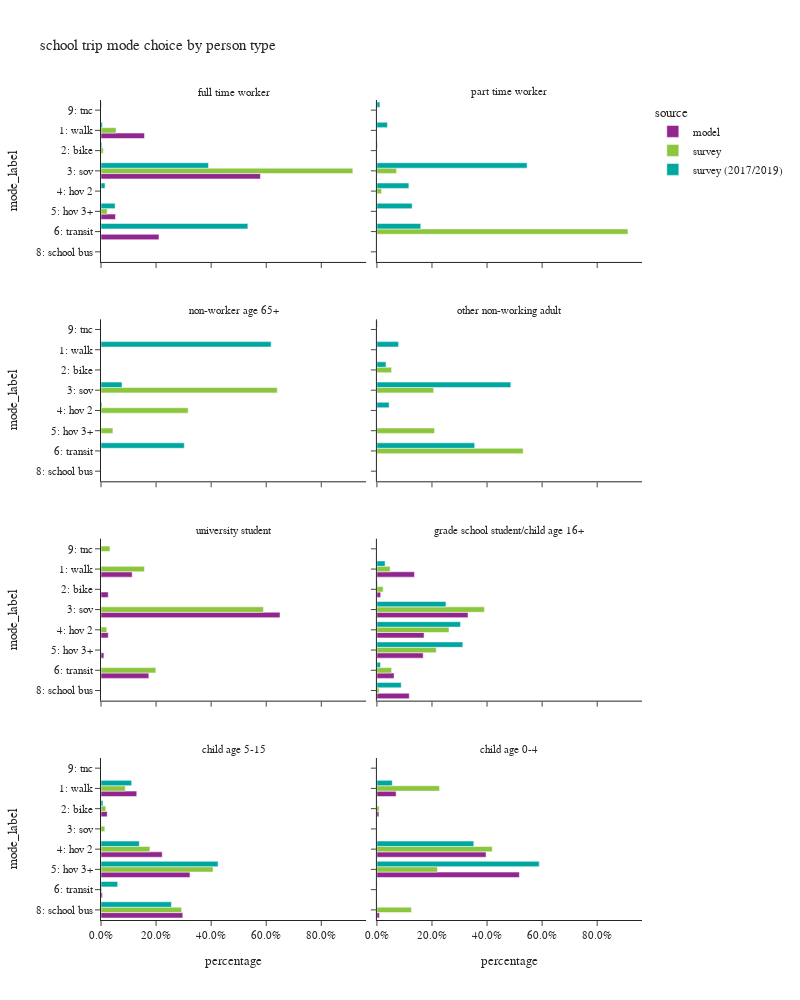

This figure's notebook cell:
### Code cell
plot_mode_choice(sc_trip,"pptyp_label",
                 {"pptyp_label":["full time worker","part time worker","non-worker age 65+","other non-working adult",
                                 "university student","grade school student/child age 16+","child age 5-15","child age 0-4"],
                  "mode_label":["1: walk","2: bike","3: sov","4: hov 2","5: hov 3+","6: transit",
                                   "8: school bus","9: other–survey only"]},
                  "person type",2,1000)

### Figure 1 — Plotly figure (JSON) as saved in the notebook; plotly's stock layout.template omitted (floating-point values rounded to 4 significant figures)
{"data": [{"alignmentgroup": "True", "customdata": [[3], [11], [1], [4]], "hovertemplate": "source=model<br>pptyp_label=full time worker<br>percentage=%{x}<br>mode_label=%{y}<br>sample count=%{customdata[0]}<extra></extra>", "legendgroup": "model", "marker": {"color": "#91268F", "pattern": {"shape": ""}}, "name": "model", "offsetgroup": "model", "orientation": "h", "showlegend": true, "textposition": "auto", "type": "bar", "x": [0.1579, 0.5789, 0.05263, 0.2105], "xaxis": "x7", "y": ["1: walk", "3: sov", "5: hov 3+", "6: transit"], "yaxis": "y7"}, {"alignmentgroup": "True", "customdata": [[43], [10], [247], [10], [4], [66]], "hovertemplate": "source=model<br>pptyp_label=university student<br>percentage=%{x}<br>mode_label=%{y}<br>sample count=%{customdata[0]}<extra></extra>", "legendgroup": "model", "marker": {"color": "#91268F", "pattern": {"shape": ""}}, "name": "model", "offsetgroup": "model", "orientation": "h", "showlegend": false, "textposition": "auto", "type": "bar", "x": [0.1132, 0.02632, 0.65, 0.02632, 0.01053, 0.1737], "xaxis": "x3", "y": ["1: walk", "2: bike", "3: sov", "4: hov 2", "5: hov 3+", "6: transit"], "yaxis": "y3"}, {"alignmentgroup": "True", "customdata": [[129], [13], [313], [162], [159], [59], [111]], "hovertemplate": "source=model<br>pptyp_label=grade school student/child age 16+<br>percentage=%{x}<br>mode_label=%{y}<br>sample count=%{customdata[0]}<extra></extra>", "legendgroup": "model", "marker": {"color": "#91268F", "pattern": {"shape": ""}}, "name": "model", "offsetgroup": "model", "orientation": "h", "showlegend": false, "textposition": "auto", "type": "bar", "x": [0.1364, 0.01374, 0.3309, 0.1712, 0.1681, 0.06237, 0.1173], "xaxis": "x4", "y": ["1: walk", "2: bike", "3: sov", "4: hov 2", "5: hov 3+", "6: transit", "8: school bus"], "yaxis": "y4"}, {"alignmentgroup": "True", "customdata": [[568], [99], [973], [1414], [22], [1300]], "hovertemplate": "source=model<br>pptyp_label=child age 5-15<br>percentage=%{x}<br>mode_label=%{y}<br>sample count=%{customdata[0]}<extra></extra>", "legendgroup": "model", "marker": {"color": "#91268F", "pattern": {"shape": ""}}, "name": "model", "offsetgroup": "model", "orientation": "h", "showlegend": false, "textposition": "auto", "type": "bar", "x": [0.1298, 0.02262, 0.2223, 0.3231, 0.005027, 0.2971], "xaxis": "x", "y": ["1: walk", "2: bike", "4: hov 2", "5: hov 3+", "6: transit", "8: school bus"], "yaxis": "y"}, {"alignmentgroup": "True", "customdata": [[38], [4], [216], [282], [5]], "hovertemplate": "source=model<br>pptyp_label=child age 0-4<br>percentage=%{x}<br>mode_label=%{y}<br>sample count=%{customdata[0]}<extra></extra>", "legendgroup": "model", "marker": {"color": "#91268F", "pattern": {"shape": ""}}, "name": "model", "offsetgroup": "model", "orientation": "h", "showlegend": false, "textposition": "auto", "type": "bar", "x": [0.06972, 0.007339, 0.3963, 0.5174, 0.009174], "xaxis": "x2", "y": ["1: walk", "2: bike", "4: hov 2", "5: hov 3+", "8: school bus"], "yaxis": "y2"}, {"alignmentgroup": "True", "customdata": [[2], [1], [4], [2]], "hovertemplate": "source=survey<br>pptyp_label=full time worker<br>percentage=%{x}<br>mode_label=%{y}<br>sample count=%{customdata[0]}<extra></extra>", "legendgroup": "survey", "marker": {"color": "#8CC63E", "pattern": {"shape": ""}}, "name": "survey", "offsetgroup": "survey", "orientation": "h", "showlegend": true, "textposition": "auto", "type": "bar", "x": [0.05465, 0.008411, 0.9145, 0.02239], "xaxis": "x7", "y": ["1: walk", "2: bike", "3: sov", "5: hov 3+"], "yaxis": "y7"}, {"alignmentgroup": "True", "customdata": [[1], [1], [2]], "hovertemplate": "source=survey<br>pptyp_label=part time worker<br>percentage=%{x}<br>mode_label=%{y}<br>sample count=%{customdata[0]}<extra></extra>", "legendgroup": "survey", "marker": {"color": "#8CC63E", "pattern": {"shape": ""}}, "name": "survey", "offsetgroup": "survey", "orientation": "h", "showlegend": false, "textposition": "auto", "type": "bar", "x": [0.07133, 0.0169, 0.9118], "xaxis": "x8", "y": ["3: sov", "4: hov 2", "6: transit"], "yaxis": "y8"}, {"alignmentgroup": "True", "customdata": [[2], [1], [1]], "hovertemplate": "source=survey<br>pptyp_label=non-worker age 65+<br>percentage=%{x}<br>mode_label=%{y}<br>sample count=%{customdata[0]}<extra></extra>", "legendgroup": "survey", "marker": {"color": "#8CC63E", "pattern": {"shape": ""}}, "name": "survey", "offsetgroup": "survey", "orientation": "h", "showlegend": false, "textposition": "auto", "type": "bar", "x": [0.6401, 0.3166, 0.04327], "xaxis": "x5", "y": ["3: sov", "4: hov 2", "5: hov 3+"], "yaxis": "y5"}, {"alignmentgroup": "True", "customdata": [[1], [3], [2], [1]], "hovertemplate": "source=survey<br>pptyp_label=other non-working adult<br>percentage=%{x}<br>mode_label=%{y}<br>sample count=%{customdata[0]}<extra></extra>", "legendgroup": "survey", "marker": {"color": "#8CC63E", "pattern": {"shape": ""}}, "name": "survey", "offsetgroup": "survey", "orientation": "h", "showlegend": false, "textposition": "auto", "type": "bar", "x": [0.0533, 0.2061, 0.2094, 0.5312], "xaxis": "x6", "y": ["2: bike", "3: sov", "5: hov 3+", "6: transit"], "yaxis": "y6"}, {"alignmentgroup": "True", "customdata": [[15], [13], [2], [17], [1]], "hovertemplate": "source=survey<br>pptyp_label=university student<br>percentage=%{x}<br>mode_label=%{y}<br>sample count=%{customdata[0]}<extra></extra>", "legendgroup": "survey", "marker": {"color": "#8CC63E", "pattern": {"shape": ""}}, "name": "survey", "offsetgroup": "survey", "orientation": "h", "showlegend": false, "textposition": "auto", "type": "bar", "x": [0.1578, 0.5898, 0.02086, 0.1991, 0.03251], "xaxis": "x3", "y": ["1: walk", "3: sov", "4: hov 2", "6: transit", "9: tnc"], "yaxis": "y3"}, {"alignmentgroup": "True", "customdata": [[6], [3], [30], [17], [9], [5], [8]], "hovertemplate": "source=survey<br>pptyp_label=grade school student/child age 16+<br>percentage=%{x}<br>mode_label=%{y}<br>sample count=%{customdata[0]}<extra></extra>", "legendgroup": "survey", "marker": {"color": "#8CC63E", "pattern": {"shape": ""}}, "name": "survey", "offsetgroup": "survey", "orientation": "h", "showlegend": false, "textposition": "auto", "type": "bar", "x": [0.04806, 0.02275, 0.3904, 0.2618, 0.2155, 0.05342, 0.00804], "xaxis": "x4", "y": ["1: walk", "2: bike", "3: sov", "4: hov 2", "5: hov 3+", "6: transit", "8: school bus"], "yaxis": "y4"}, {"alignmentgroup": "True", "customdata": [[57], [16], [4], [92], [137], [7], [125]], "hovertemplate": "source=survey<br>pptyp_label=child age 5-15<br>percentage=%{x}<br>mode_label=%{y}<br>sample count=%{customdata[0]}<extra></extra>", "legendgroup": "survey", "marker": {"color": "#8CC63E", "pattern": {"shape": ""}}, "name": "survey", "offsetgroup": "survey", "orientation": "h", "showlegend": false, "textposition": "auto", "type": "bar", "x": [0.08807, 0.01735, 0.01392, 0.1777, 0.4069, 0.003378, 0.2927], "xaxis": "x", "y": ["1: walk", "2: bike", "3: sov", "4: hov 2", "5: hov 3+", "6: transit", "8: school bus"], "yaxis": "y"}, {"alignmentgroup": "True", "customdata": [[14], [6], [42], [22], [2]], "hovertemplate": "source=survey<br>pptyp_label=child age 0-4<br>percentage=%{x}<br>mode_label=%{y}<br>sample count=%{customdata[0]}<extra></extra>", "legendgroup": "survey", "marker": {"color": "#8CC63E", "pattern": {"shape": ""}}, "name": "survey", "offsetgroup": "survey", "orientation": "h", "showlegend": false, "textposition": "auto", "type": "bar", "x": [0.2275, 0.008209, 0.419, 0.2199, 0.1254], "xaxis": "x2", "y": ["1: walk", "2: bike", "4: hov 2", "5: hov 3+", "8: school bus"], "yaxis": "y2"}, {"alignmentgroup": "True", "customdata": [[5], [2], [28], [4], [1], [12], [1]], "hovertemplate": "source=survey (2017/2019)<br>pptyp_label=full time worker<br>percentage=%{x}<br>mode_label=%{y}<br>sample count=%{customdata[0]}<extra></extra>", "legendgroup": "survey (2017/2019)", "marker": {"color": "#00A7A0", "pattern": {"shape": ""}}, "name": "survey (2017/2019)", "offsetgroup": "survey (2017/2019)", "orientation": "h", "showlegend": true, "textposition": "auto", "type": "bar", "x": [0.005415, 0.003422, 0.3903, 0.01463, 0.05124, 0.5333, 0.001685], "xaxis": "x7", "y": ["1: walk", "2: bike", "3: sov", "4: hov 2", "5: hov 3+", "6: transit", "9: tnc"], "yaxis": "y7"}, {"alignmentgroup": "True", "customdata": [[31], [8], [41], [6], [6], [45], [5]], "hovertemplate": "source=survey (2017/2019)<br>pptyp_label=part time worker<br>percentage=%{x}<br>mode_label=%{y}<br>sample count=%{customdata[0]}<extra></extra>", "legendgroup": "survey (2017/2019)", "marker": {"color": "#00A7A0", "pattern": {"shape": ""}}, "name": "survey (2017/2019)", "offsetgroup": "survey (2017/2019)", "orientation": "h", "showlegend": false, "textposition": "auto", "type": "bar", "x": [0.03836, 0.002053, 0.5453, 0.1161, 0.128, 0.1592, 0.01101], "xaxis": "x8", "y": ["1: walk", "2: bike", "3: sov", "4: hov 2", "5: hov 3+", "6: transit", "9: tnc"], "yaxis": "y8"}, {"alignmentgroup": "True", "customdata": [[3], [2], [2], [6]], "hovertemplate": "source=survey (2017/2019)<br>pptyp_label=non-worker age 65+<br>percentage=%{x}<br>mode_label=%{y}<br>sample count=%{customdata[0]}<extra></extra>", "legendgroup": "survey (2017/2019)", "marker": {"color": "#00A7A0", "pattern": {"shape": ""}}, "name": "survey (2017/2019)", "offsetgroup": "survey (2017/2019)", "orientation": "h", "showlegend": false, "textposition": "auto", "type": "bar", "x": [0.6179, 0.07627, 0.00329, 0.3026], "xaxis": "x5", "y": ["1: walk", "3: sov", "4: hov 2", "6: transit"], "yaxis": "y5"}, {"alignmentgroup": "True", "customdata": [[55], [16], [24], [13], [1], [59], [3]], "hovertemplate": "source=survey (2017/2019)<br>pptyp_label=other non-working adult<br>percentage=%{x}<br>mode_label=%{y}<br>sample count=%{customdata[0]}<extra></extra>", "legendgroup": "survey (2017/2019)", "marker": {"color": "#00A7A0", "pattern": {"shape": ""}}, "name": "survey (2017/2019)", "offsetgroup": "survey (2017/2019)", "orientation": "h", "showlegend": false, "textposition": "auto", "type": "bar", "x": [0.0787, 0.03297, 0.4863, 0.04433, 0.0004699, 0.3549, 0.002305], "xaxis": "x6", "y": ["1: walk", "2: bike", "3: sov", "4: hov 2", "5: hov 3+", "6: transit", "9: tnc"], "yaxis": "y6"}, {"alignmentgroup": "True", "customdata": [[16], [1], [27], [32], [16], [17], [14]], "hovertemplate": "source=survey (2017/2019)<br>pptyp_label=grade school student/child age 16+<br>percentage=%{x}<br>mode_label=%{y}<br>sample count=%{customdata[0]}<extra></extra>", "legendgroup": "survey (2017/2019)", "marker": {"color": "#00A7A0", "pattern": {"shape": ""}}, "name": "survey (2017/2019)", "offsetgroup": "survey (2017/2019)", "orientation": "h", "showlegend": false, "textposition": "auto", "type": "bar", "x": [0.02969, 0.002402, 0.2507, 0.3037, 0.312, 0.01308, 0.08843], "xaxis": "x4", "y": ["1: walk", "2: bike", "3: sov", "4: hov 2", "5: hov 3+", "6: transit", "8: school bus"], "yaxis": "y4"}, {"alignmentgroup": "True", "customdata": [[81], [14], [1], [142], [186], [41], [158]], "hovertemplate": "source=survey (2017/2019)<br>pptyp_label=child age 5-15<br>percentage=%{x}<br>mode_label=%{y}<br>sample count=%{customdata[0]}<extra></extra>", "legendgroup": "survey (2017/2019)", "marker": {"color": "#00A7A0", "pattern": {"shape": ""}}, "name": "survey (2017/2019)", "offsetgroup": "survey (2017/2019)", "orientation": "h", "showlegend": false, "textposition": "auto", "type": "bar", "x": [0.1115, 0.007229, 0.0004969, 0.1391, 0.4252, 0.06059, 0.2559], "xaxis": "x", "y": ["1: walk", "2: bike", "3: sov", "4: hov 2", "5: hov 3+", "6: transit", "8: school bus"], "yaxis": "y"}, {"alignmentgroup": "True", "customdata": [[16], [3], [89], [79], [6], [1]], "hovertemplate": "source=survey (2017/2019)<br>pptyp_label=child age 0-4<br>percentage=%{x}<br>mode_label=%{y}<br>sample count=%{customdata[0]}<extra></extra>", "legendgroup": "survey (2017/2019)", "marker": {"color": "#00A7A0", "pattern": {"shape": ""}}, "name": "survey (2017/2019)", "offsetgroup": "survey (2017/2019)", "orientation": "h", "showlegend": false, "textposition": "auto", "type": "bar", "x": [0.05584, 0.00102, 0.3518, 0.5895, 0.0009622, 0.0008924], "xaxis": "x2", "y": ["1: walk", "2: bike", "4: hov 2", "5: hov 3+", "6: transit", "8: school bus"], "yaxis": "y2"}], "layout": {"annotations": [{"font": {}, "showarrow": false, "text": "child age 5-15", "x": 0.245, "xanchor": "center", "xref": "paper", "y": 0.1975, "yanchor": "bottom", "yref": "paper"}, {"font": {}, "showarrow": false, "text": "child age 0-4", "x": 0.755, "xanchor": "center", "xref": "paper", "y": 0.1975, "yanchor": "bottom", "yref": "paper"}, {"font": {}, "showarrow": false, "text": "university student", "x": 0.245, "xanchor": "center", "xref": "paper", "y": 0.465, "yanchor": "bottom", "yref": "paper"}, {"font": {}, "showarrow": false, "text": "grade school student/child age 16+", "x": 0.755, "xanchor": "center", "xref": "paper", "y": 0.465, "yanchor": "bottom", "yref": "paper"}, {"font": {}, "showarrow": false, "text": "non-worker age 65+", "x": 0.245, "xanchor": "center", "xref": "paper", "y": 0.7325, "yanchor": "bottom", "yref": "paper"}, {"font": {}, "showarrow": false, "text": "other non-working adult", "x": 0.755, "xanchor": "center", "xref": "paper", "y": 0.7325, "yanchor": "bottom", "yref": "paper"}, {"font": {}, "showarrow": false, "text": "full time worker", "x": 0.245, "xanchor": "center", "xref": "paper", "y": 1.0, "yanchor": "bottom", "yref": "paper"}, {"font": {}, "showarrow": false, "text": "part time worker", "x": 0.755, "xanchor": "center", "xref": "paper", "y": 1.0, "yanchor": "bottom", "yref": "paper"}], "barmode": "group", "height": 1000, "legend": {"title": {"text": "source"}, "tracegroupgap": 0}, "title": {"text": "school trip mode choice by person type"}, "width": 800, "xaxis": {"anchor": "y", "domain": [0.0, 0.49], "tickformat": ".1%", "title": {"text": "percentage"}}, "xaxis2": {"anchor": "y2", "domain": [0.51, 1.0], "matches": "x", "tickformat": ".1%", "title": {"text": "percentage"}}, "xaxis3": {"anchor": "y3", "domain": [0.0, 0.49], "matches": "x", "showticklabels": false, "tickformat": ".1%"}, "xaxis4": {"anchor": "y4", "domain": [0.51, 1.0], "matches": "x", "showticklabels": false, "tickformat": ".1%"}, "xaxis5": {"anchor": "y5", "domain": [0.0, 0.49], "matches": "x", "showticklabels": false, "tickformat": ".1%"}, "xaxis6": {"anchor": "y6", "domain": [0.51, 1.0], "matches": "x", "showticklabels": false, "tickformat": ".1%"}, "xaxis7": {"anchor": "y7", "domain": [0.0, 0.49], "matches": "x", "showticklabels": false, "tickformat": ".1%"}, "xaxis8": {"anchor": "y8", "domain": [0.51, 1.0], "matches": "x", "showticklabels": false, "tickformat": ".1%"}, "yaxis": {"anchor": "x", "categoryarray": ["9: other–survey only", "8: school bus", "6: transit", "5: hov 3+", "4: hov 2", "3: sov", "2: bike", "1: walk"], "categoryorder": "array", "domain": [0.0, 0.1975], "title": {"text": "mode_label"}}, "yaxis2": {"anchor": "x2", "domain": [0.0, 0.1975], "matches": "y", "showticklabels": false}, "yaxis3": {"anchor": "x3", "categoryarray": ["9: other–survey only", "8: school bus", "6: transit", "5: hov 3+", "4: hov 2", "3: sov", "2: bike", "1: walk"], "categoryorder": "array", "domain": [0.2675, 0.465], "matches": "y", "title": {"text": "mode_label"}}, "yaxis4": {"anchor": "x4", "domain": [0.2675, 0.465], "matches": "y", "showticklabels": false}, "yaxis5": {"anchor": "x5", "categoryarray": ["9: other–survey only", "8: school bus", "6: transit", "5: hov 3+", "4: hov 2", "3: sov", "2: bike", "1: walk"], "categoryorder": "array", "domain": [0.535, 0.7325], "matches": "y", "title": {"text": "mode_label"}}, "yaxis6": {"anchor": "x6", "domain": [0.535, 0.7325], "matches": "y", "showticklabels": false}, "yaxis7": {"anchor": "x7", "categoryarray": ["9: other–survey only", "8: school bus", "6: transit", "5: hov 3+", "4: hov 2", "3: sov", "2: bike", "1: walk"], "categoryorder": "array", "domain": [0.8025, 1.0], "matches": "y", "title": {"text": "mode_label"}}, "yaxis8": {"anchor": "x8", "domain": [0.8025, 1.0], "matches": "y", "showticklabels": false}}}
